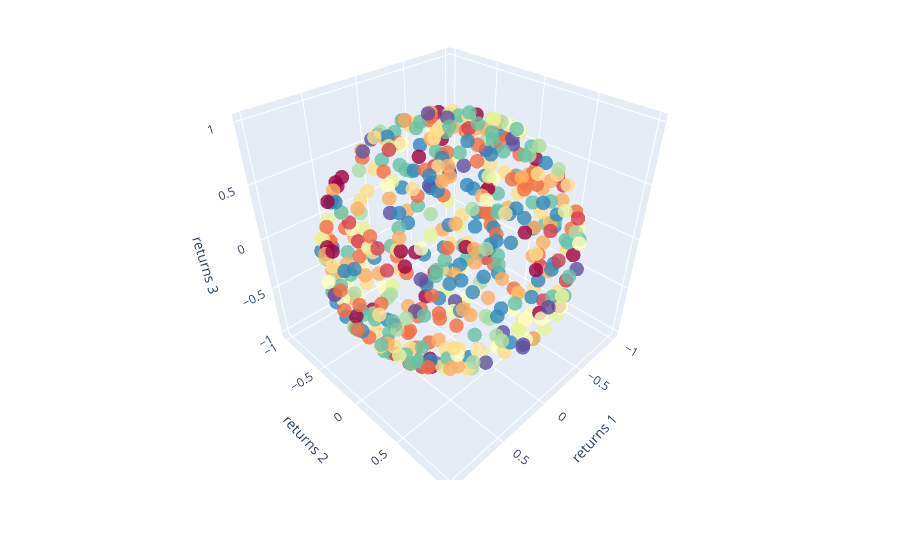

Notebook code cell kept with this figure:
### Code cell
import matplotlib.pyplot as plt
from mpl_toolkits.mplot3d import axes3d 

clusters = industry_clusters
name_to_num = {name : i for (i, name) in enumerate(set(industry_clusters.values()))}
clusters = {tick : name_to_num[industry_clusters[tick]] for tick in industry_clusters.keys()}
final_prices = ROR.T
final_prices["cluster"] = list(clusters.values())
cols = final_prices.columns


fig = go.Figure(data = [go.Scatter3d(
    x = final_prices[cols[0]],
    y = final_prices[cols[1]],
    z = final_prices[cols[2]],
    mode = 'markers',
    marker = dict(
        size = 5,
        color = final_prices[cols[3]],
        colorscale = 'spectral',
        opacity = 0.8
    )
)])

fig.update_layout(
    title = "3D visualization of clusters",
    scene = dict(
        xaxis_title = "returns 1",
        yaxis_title = "returns 2",
        zaxis_title = "returns 3"
    ),
    margin = dict(l = 0, r = 0, t= 0)
)

fig.show()

### Figure 1 — Plotly figure (JSON) as saved in the notebook; plotly's stock layout.template omitted (floating-point values rounded to 4 significant figures; data arrays with more than 128 entries replaced by an {"elided": "..."} marker saying what was removed)
{"data": [{"marker": {"color": {"elided": "497 int values"}, "colorscale": [[0, "rgb(158,1,66)"], [0.1, "rgb(213,62,79)"], [0.2, "rgb(244,109,67)"], [0.3, "rgb(253,174,97)"], [0.4, "rgb(254,224,139)"], [0.5, "rgb(255,255,191)"], [0.6, "rgb(230,245,152)"], [0.7, "rgb(171,221,164)"], [0.8, "rgb(102,194,165)"], [0.9, "rgb(50,136,189)"], [1, "rgb(94,79,162)"]], "opacity": 0.8, "size": 5}, "mode": "markers", "type": "scatter3d", "x": {"elided": "497 float values"}, "y": {"elided": "497 float values"}, "z": {"elided": "497 float values"}}], "layout": {"margin": {"l": 0, "r": 0, "t": 0}, "scene": {"xaxis": {"title": {"text": "returns 1"}}, "yaxis": {"title": {"text": "returns 2"}}, "zaxis": {"title": {"text": "returns 3"}}}, "title": {"text": "3D visualization of clusters"}}}
